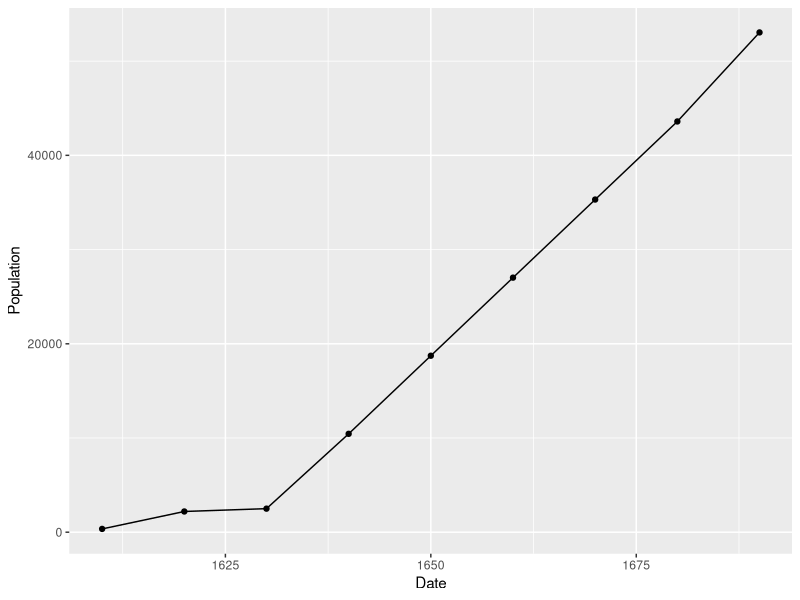
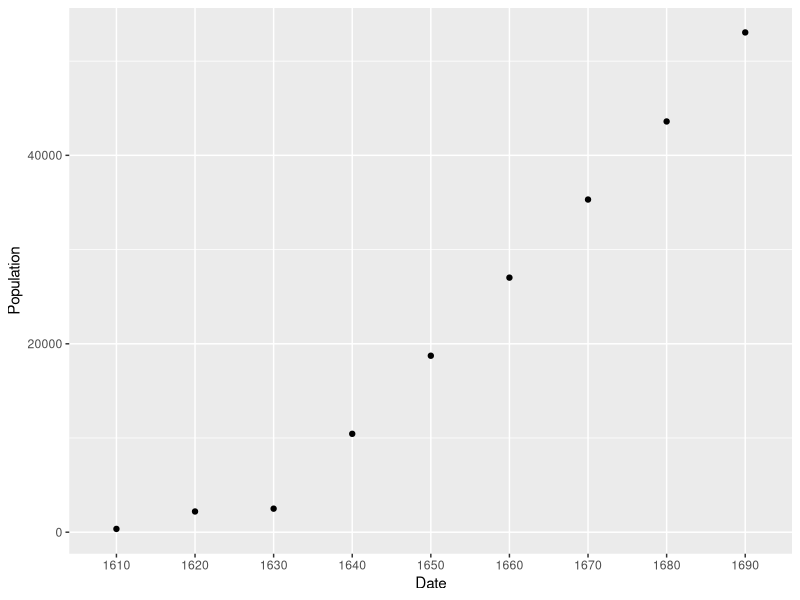

These charts were generated, in order, by the following R code:
#Creating graph 



pop = read.csv("Populations.csv")
View(pop)

library(tidyverse)
library(ggplot2)

str(pop$Date)
#Recognizing it as integer...I need to change to a character
year <- pop %>% mutate(Date = as.character(pop$Date))
str(year$Date)
#A character now

graph = ggplot(data = pop, aes(x=Date, y=Population)) + 
  geom_point() + geom_line()
graph

graph = ggplot(data = year, aes(x=Date, y=Population)) + 
  geom_point() + geom_line()
graph